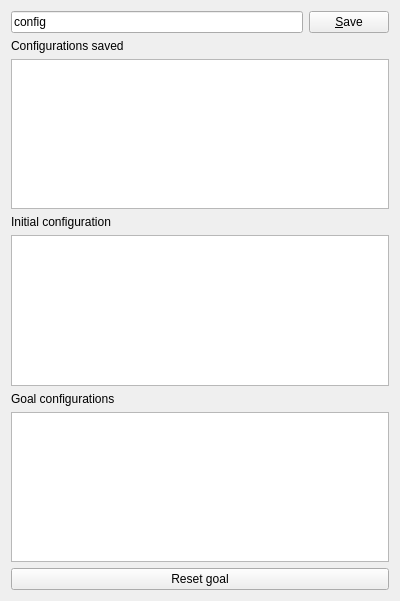
<?xml version="1.0" encoding="UTF-8"?>
<ui version="4.0">
 <class>ConfigurationListWidget</class>
 <widget class="QWidget" name="ConfigurationListWidget">
  <property name="geometry">
   <rect>
    <x>0</x>
    <y>0</y>
    <width>400</width>
    <height>601</height>
   </rect>
  </property>
  <property name="windowTitle">
   <string>Form</string>
  </property>
  <layout class="QVBoxLayout" name="verticalLayout">
   <item>
    <layout class="QHBoxLayout" name="horizontalLayout">
     <item>
      <widget class="QLineEdit" name="lineEdit_configName">
       <property name="text">
        <string>config</string>
       </property>
      </widget>
     </item>
     <item>
      <widget class="QPushButton" name="button_SaveConfig">
       <property name="text">
        <string>&amp;Save</string>
       </property>
       <property name="icon">
        <iconset theme="list-add">
         <normaloff>../../include/hpp/gui/ui</normaloff>../../include/hpp/gui/ui</iconset>
       </property>
       <property name="iconSize">
        <size>
         <width>16</width>
         <height>16</height>
        </size>
       </property>
      </widget>
     </item>
    </layout>
   </item>
   <item>
    <layout class="QVBoxLayout" name="verticalLayout_2">
     <item>
      <widget class="QLabel" name="label">
       <property name="text">
        <string>Configurations saved</string>
       </property>
      </widget>
     </item>
     <item>
      <widget class="hpp::gui::ConfigurationList" name="listConfigurations">
       <property name="dragEnabled">
        <bool>true</bool>
       </property>
       <property name="dragDropMode">
        <enum>QAbstractItemView::DragDrop</enum>
       </property>
       <property name="selectionMode">
        <enum>QAbstractItemView::SingleSelection</enum>
       </property>
       <property name="layoutMode">
        <enum>QListView::SinglePass</enum>
       </property>
       <property name="uniformItemSizes">
        <bool>false</bool>
       </property>
       <property name="batchSize">
        <number>100</number>
       </property>
      </widget>
     </item>
     <item>
      <widget class="QLabel" name="label_2">
       <property name="text">
        <string>Initial configuration</string>
       </property>
      </widget>
     </item>
     <item>
      <widget class="hpp::gui::ConfigurationList" name="listInit">
       <property name="sizePolicy">
        <sizepolicy hsizetype="Expanding" vsizetype="Expanding">
         <horstretch>0</horstretch>
         <verstretch>0</verstretch>
        </sizepolicy>
       </property>
       <property name="minimumSize">
        <size>
         <width>0</width>
         <height>0</height>
        </size>
       </property>
       <property name="maximumSize">
        <size>
         <width>16777215</width>
         <height>16777215</height>
        </size>
       </property>
       <property name="baseSize">
        <size>
         <width>0</width>
         <height>0</height>
        </size>
       </property>
       <property name="dragEnabled">
        <bool>true</bool>
       </property>
       <property name="dragDropMode">
        <enum>QAbstractItemView::DragDrop</enum>
       </property>
       <property name="resizeMode">
        <enum>QListView::Fixed</enum>
       </property>
      </widget>
     </item>
     <item>
      <widget class="QLabel" name="label_3">
       <property name="text">
        <string>Goal configurations</string>
       </property>
      </widget>
     </item>
     <item>
      <widget class="hpp::gui::ConfigurationList" name="listGoals">
       <property name="sizePolicy">
        <sizepolicy hsizetype="Expanding" vsizetype="Expanding">
         <horstretch>0</horstretch>
         <verstretch>0</verstretch>
        </sizepolicy>
       </property>
       <property name="dragEnabled">
        <bool>true</bool>
       </property>
       <property name="dragDropMode">
        <enum>QAbstractItemView::DragDrop</enum>
       </property>
      </widget>
     </item>
    </layout>
   </item>
   <item>
    <layout class="QHBoxLayout" name="horizontalLayout_2">
     <item>
      <widget class="QPushButton" name="button_ResetGoalConfig">
       <property name="text">
        <string>Reset goal</string>
       </property>
      </widget>
     </item>
    </layout>
   </item>
  </layout>
 </widget>
 <customwidgets>
  <customwidget>
   <class>hpp::gui::ConfigurationList</class>
   <extends>QListWidget</extends>
   <header>configurationlist.hh</header>
  </customwidget>
 </customwidgets>
 <resources/>
 <connections/>
</ui>
